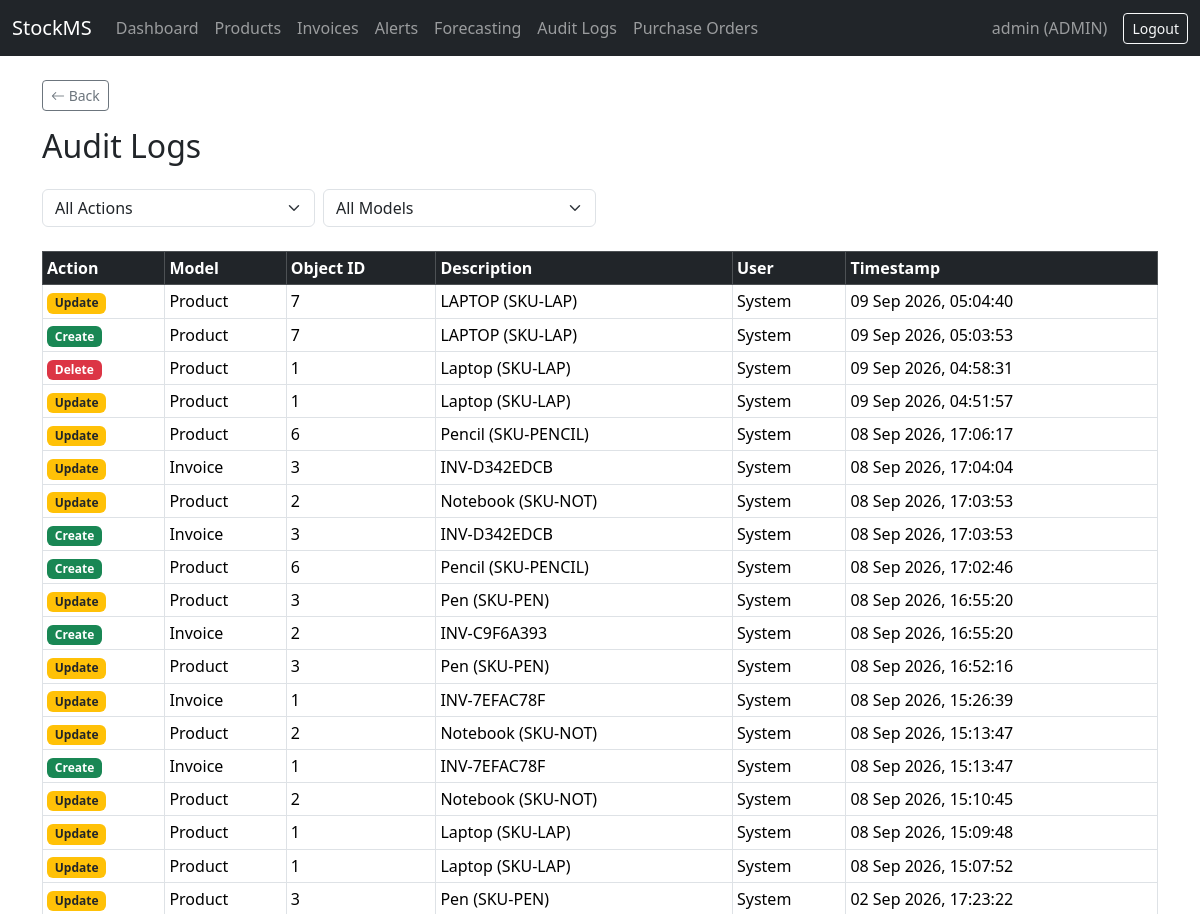
Page /audit/ (signed in, upper part) on the earlier database version.
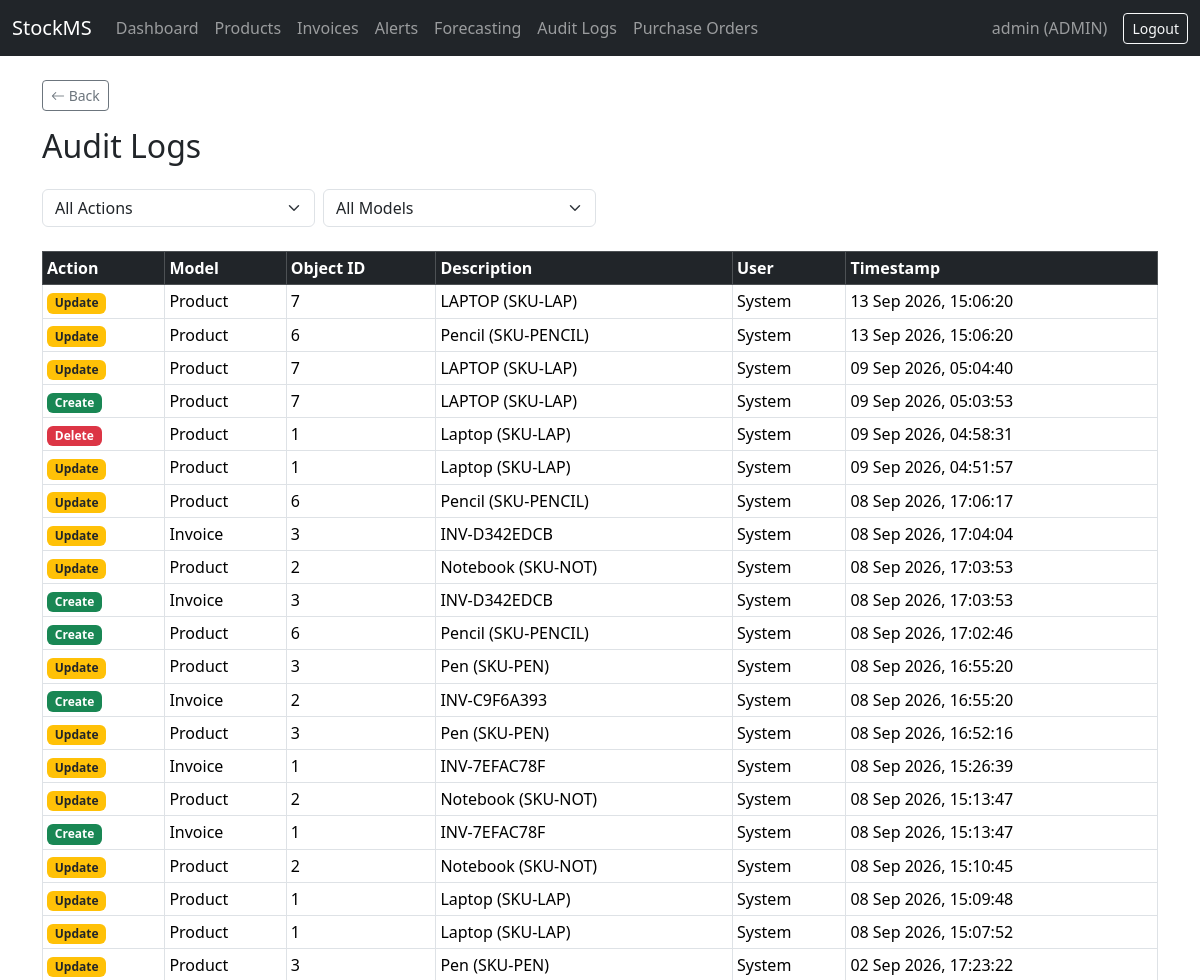
Same page on the later database version.
### accounts/models.py (models this page shows, shortened)
class User(AbstractUser):
    class Role(models.TextChoices):
        ADMIN = 'ADMIN', 'Admin'
        MANAGER = 'MANAGER', 'Manager'
        STAFF = 'STAFF', 'Staff'
    role = models.CharField(
        max_length=10,
        choices=Role.choices,
        default=Role.STAFF,
    )

### audit/models.py (models this page shows, shortened)
class AuditLog(models.Model):
    class Action(models.TextChoices):
        CREATE = 'CREATE', 'Create'
        UPDATE = 'UPDATE', 'Update'
        DELETE = 'DELETE', 'Delete'
    user = models.ForeignKey(settings.AUTH_USER_MODEL, on_delete=models.SET_NULL, null=True)
    action = models.CharField(max_length=10, choices=Action.choices)
    model_name = models.CharField(max_length=100)
    object_id = models.CharField(max_length=50)
    object_repr = models.CharField(max_length=255, blank=True)
    changes = models.JSONField(blank=True, null=True)
    timestamp = models.DateTimeField(auto_now_add=True)
    class Meta:
        ordering = ['-timestamp']

### audit/views.py (the view)
# urls.py: path('', views.audit_log_list, name='audit_log_list'),
@login_required
def audit_log_list(request):
    if request.user.role != 'ADMIN':
        messages.error(request, "You don't have permission to view audit logs.")
        return redirect('dashboard')
    logs = AuditLog.objects.select_related('user').all()
    action_filter = request.GET.get('action')
    model_filter = request.GET.get('model')
    if action_filter:
        logs = logs.filter(action=action_filter)
    if model_filter:
        logs = logs.filter(model_name=model_filter)
    logs = logs[:200]  # cap for performance/demo clarity
    return render(request, 'audit/audit_log_list.html', {
        'logs': logs,
        'action_filter': action_filter,
        'model_filter': model_filter,
    })

### audit/templates/audit/audit_log_list.html (shortened to what this page needs)
{% extends 'base.html' %}
{% block content %}
<h2 class="mb-4">Audit Logs</h2>
<form method="get" class="row g-2 mb-4">
    <div class="col-md-3">
        <select name="action" class="form-select" onchange="this.form.submit()">
            <option value="">All Actions</option>
        </select>
    </div>
    <div class="col-md-3">
        <select name="model" class="form-select" onchange="this.form.submit()">
            <option value="">All Models</option>
        </select>
    </div>
</form>
<table class="table table-bordered table-sm">
    <thead class="table-dark">
        <tr>
            <th>Action</th>
            <th>Model</th>
            <th>Object ID</th>
            <th>Description</th>
            <th>User</th>
            <th>Timestamp</th>
        </tr>
    </thead>
    <tbody>
        {% for log in logs %}
        <tr>
            <td>
                {% if log.action == 'CREATE' %}<span class="badge bg-success">Create</span>
                {% elif log.action == 'UPDATE' %}<span class="badge bg-warning text-dark">Update</span>
                {% else %}<span class="badge bg-danger">Delete</span>{% endif %}
            </td>
            <td>{{ log.model_name }}</td>
            <td>{{ log.object_id }}</td>
            <td>{{ log.object_repr }}</td>
            <td>{{ log.user|default:"System" }}</td>
            <td>{{ log.timestamp|date:"d M Y, H:i:s" }}</td>
        </tr>
        {% empty %}
        <tr><td colspan="6" class="text-center">No audit log entries found.</td></tr>
        {% endfor %}
    </tbody>
</table>
{% endblock %}

### templates/base.html (shortened to what this page needs)
{% load static %}
<!DOCTYPE html>
<html lang="en">
<head>
    <link href="https://cdn.jsdelivr.net/npm/bootstrap@5.3.3/dist/css/bootstrap.min.css" rel="stylesheet">
    <link href="https://cdn.jsdelivr.net/npm/bootstrap-icons@1.11.3/font/bootstrap-icons.css" rel="stylesheet">
</head>
<body>
    <nav class="navbar navbar-expand-lg navbar-dark bg-dark">
        <div class="container-fluid">
            <a class="navbar-brand" href="{% url 'dashboard' %}">StockMS</a>
            <div class="collapse navbar-collapse">
                <ul class="navbar-nav me-auto">
                    <li class="nav-item"><a class="nav-link" href="{% url 'dashboard' %}">Dashboard</a></li>
                    <li class="nav-item"><a class="nav-link" href="{% url 'product_list' %}">Products</a></li>
                    <li class="nav-item"><a class="nav-link" href="{% url 'invoice_list' %}">Invoices</a></li>
                    <li class="nav-item"><a class="nav-link" href="{% url 'alert_list' %}">Alerts</a></li>
                    <li class="nav-item"><a class="nav-link" href="{% url 'forecast_page' %}">Forecasting</a></li>
                    {% if user.role == 'ADMIN' %}
                        <li class="nav-item"><a class="nav-link" href="{% url 'audit_log_list' %}">Audit Logs</a></li>
                    {% endif %}
                    {% if user.role == 'ADMIN' or user.role == 'MANAGER' %}
                        <li class="nav-item"><a class="nav-link" href="{% url 'purchase_order_list' %}">Purchase Orders</a></li>
                    {% endif %}
                </ul>
                {% if user.is_authenticated %}
                <span class="navbar-text me-3">{{ user.username }} ({{ user.role }})</span>
<form method="post" action="{% url 'logout' %}" class="d-inline">
    <button type="submit" class="btn btn-outline-light btn-sm">Logout</button>
</form>                {% endif %}
            </div>
        </div>
    </nav>
    <div class="container mt-4">
    <a href="javascript:history.back()" class="btn btn-sm btn-outline-secondary mb-3">
        <i class="bi bi-arrow-left"></i> Back
    </a>
        {% block content %}
        {% endblock %}
    </div>
</body>
</html>

Differences in the rows shown:
added AuditLog: action "Update", model_name "Product", object_id "7", object_repr "LAPTOP (SKU-LAP)", user "System", timestamp "13 Sep 2026, 15:06:20"
added AuditLog: action "Update", model_name "Product", object_id "6", object_repr "Pencil (SKU-PENCIL)", user "System", timestamp "13 Sep 2026, 15:06:20"
